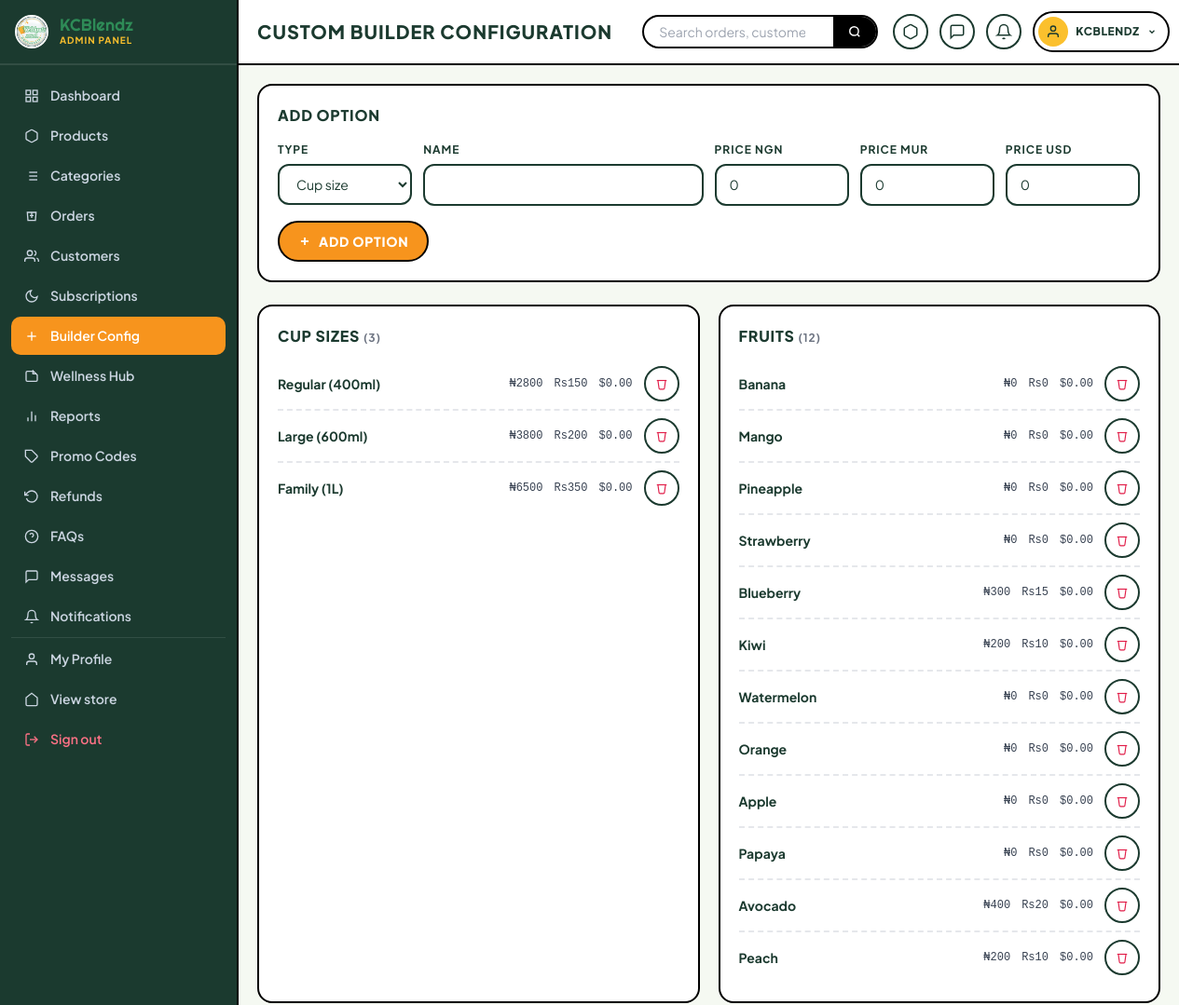
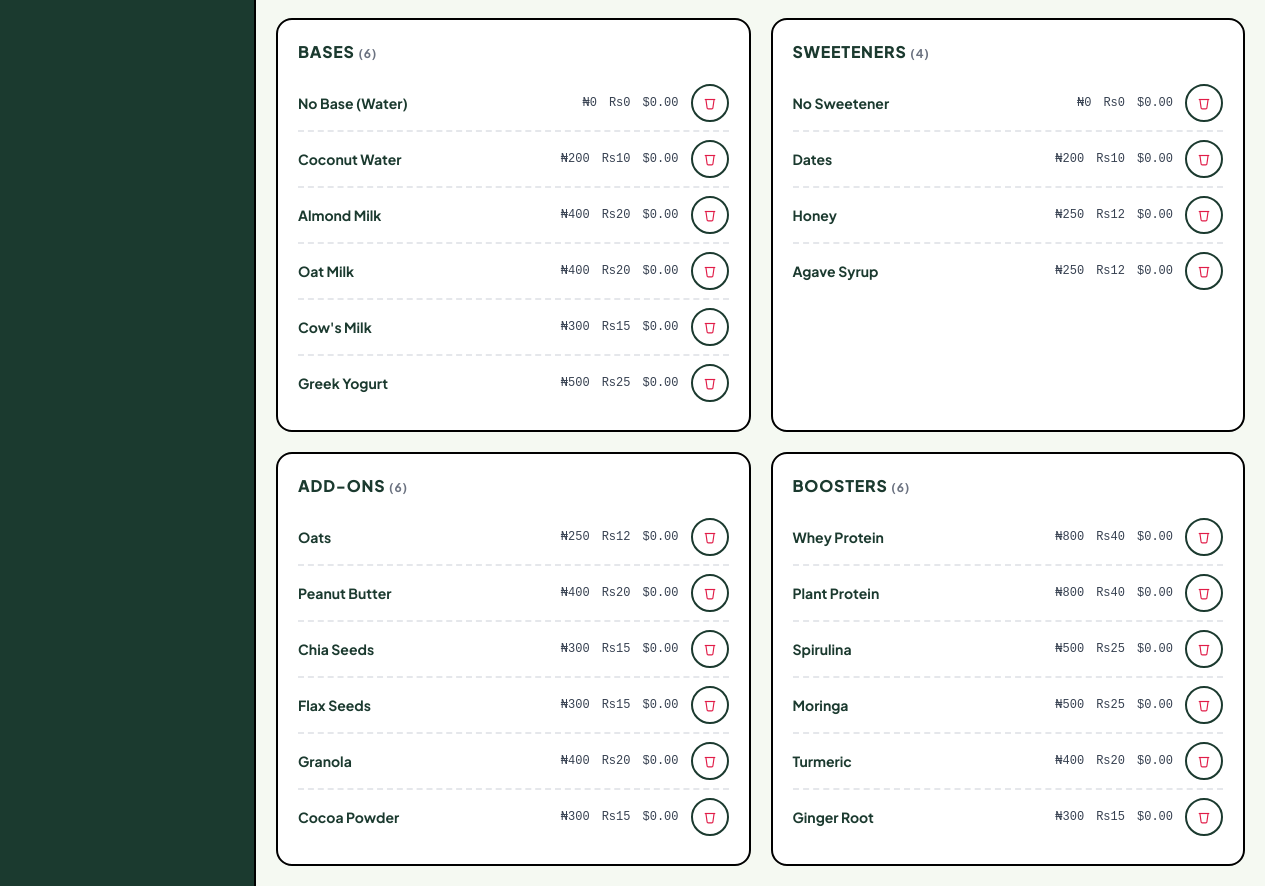
The app's page /admin/builder (signed in) with its own data (2 pictures, top to bottom).
### tables this page shows
CREATE TABLE users (
    id INTEGER PRIMARY KEY AUTOINCREMENT,
    email TEXT UNIQUE NOT NULL,
    password_hash TEXT NOT NULL,
    full_name TEXT NOT NULL,
    phone TEXT,
    role TEXT NOT NULL DEFAULT 'customer',  -- customer | admin
    status TEXT NOT NULL DEFAULT 'active',  -- active | suspended | deleted
    region TEXT,                            -- preferred region NG / MU / GL
    created_at TEXT NOT NULL DEFAULT (datetime('now')),
    last_login_at TEXT
, avatar_url TEXT, mfa_secret TEXT, mfa_enabled INTEGER NOT NULL DEFAULT 0, login_attempts INTEGER NOT NULL DEFAULT 0, locked_until TEXT);

CREATE TABLE builder_options (
    id INTEGER PRIMARY KEY AUTOINCREMENT,
    option_type TEXT NOT NULL,  -- cup_size | fruit | base | sweetener | addon | booster
    name TEXT NOT NULL,
    price_ngn REAL NOT NULL DEFAULT 0,
    price_mur REAL NOT NULL DEFAULT 0,
    price_usd REAL NOT NULL DEFAULT 0,
    image_url TEXT,
    is_active INTEGER NOT NULL DEFAULT 1,
    sort_order INTEGER NOT NULL DEFAULT 0
);

### app.py (the view, shortened to what this page needs)
@app.route("/admin/builder", methods=["GET", "POST"])
@admin_required
def admin_builder():
    opts = get_db().execute("SELECT * FROM builder_options ORDER BY option_type, sort_order").fetchall()
    grouped = {}
    for o in opts:
        grouped.setdefault(o["option_type"], []).append(o)
    return render_template("admin/builder_config.html", grouped=grouped)

### app.py (called while the page is built)
def get_db():
    if "db" not in g:
        g.db = sqlite3.connect(DB_PATH, timeout=15)
        g.db.row_factory = sqlite3.Row
        g.db.execute("PRAGMA foreign_keys = ON")
        g.db.execute("PRAGMA journal_mode = WAL")
        g.db.execute("PRAGMA synchronous = NORMAL")
        g.db.execute("PRAGMA cache_size = -16000")
        g.db.execute("PRAGMA temp_store = MEMORY")
    return g.db

@app.after_request
def _cache_static(resp):
    if request.path.startswith("/static/"):
        resp.headers["Cache-Control"] = "public, max-age=2592000"
    return resp

def current_user():
    uid = session.get("uid")
    if not uid:
        return None
    row = get_db().execute("SELECT * FROM users WHERE id=? AND status='active'", (uid,)).fetchone()
    return row

def admin_required(view):
    @wraps(view)
    def wrapper(*args, **kwargs):
        u = current_user()
        if not u or u["role"] != "admin":
            abort(403)
        return view(*args, **kwargs)
    return wrapper

def admin_unread_counts():
    db = get_db()
    u = current_user()
    if not u:
        return {"notifs": 0, "messages": 0, "orders_pending": 0}
    return {
        "notifs": db.execute("""SELECT COUNT(*) c FROM notifications
            WHERE audience='admin' AND user_id=? AND is_read=0""", (u["id"],)).fetchone()["c"],
        "messages": db.execute("""SELECT COUNT(*) c FROM contact_messages
            WHERE is_handled=0""").fetchone()["c"],
        "orders_pending": db.execute("""SELECT COUNT(*) c FROM orders
            WHERE order_status='pending'""").fetchone()["c"],
    }

def csrf_token():
    if "_csrf" not in session:
        session["_csrf"] = secrets.token_urlsafe(32)
    return session["_csrf"]

@app.before_request
def enforce_csrf():
    if request.method in ("POST", "PUT", "PATCH", "DELETE"):
        if request.path.startswith("/api/"):
            return  # api uses JSON + session
        if not check_csrf():
            abort(400, "Invalid CSRF token")

@app.after_request
def security_headers(response):
    response.headers["X-Content-Type-Options"] = "nosniff"
    response.headers["X-Frame-Options"] = "DENY"
    response.headers["Referrer-Policy"] = "strict-origin-when-cross-origin"
    response.headers["Permissions-Policy"] = "camera=(), microphone=(), geolocation=()"
    return response

### templates/admin/builder_config.html (shortened to what this page needs)
{% extends "admin/_layout.html" %}
{% set active = 'builder' %}
{% block page_title %}Custom Builder configuration{% endblock %}
{% block admin_body %}
<form method="post" action="{{ url_for('admin_builder') }}" class="bg-white rounded-2xl border-2 border-black p-5 mb-6">
  <h2 class="text-base font-extrabold uppercase tracking-wider mb-4">Add option</h2>
  <div class="grid grid-cols-2 md:grid-cols-6 gap-3">
    <div>
      <label class="label">Type</label>
      <select name="option_type" class="input w-full" required>
        <option value="cup_size">Cup size</option>
      </select>
    </div>
    <div class="col-span-2">
      <label class="label">Name</label>
      <input type="text" name="name" required class="input w-full">
    </div>
    <div>
      <label class="label">Price NGN</label>
      <input type="number" step="1" name="price_ngn" value="0" class="input w-full">
    </div>
    <div>
      <label class="label">Price MUR</label>
      <input type="number" step="1" name="price_mur" value="0" class="input w-full">
    </div>
    <div>
      <label class="label">Price USD</label>
      <input type="number" step="0.01" name="price_usd" value="0" class="input w-full">
    </div>
  </div>
  <button type="submit" class="mt-4 btn-fuchsia rounded-full px-5 py-2.5 font-extrabold uppercase tracking-wider text-sm border-2 border-black inline-flex items-center gap-2">
    <svg width="14" height="14" viewBox="0 0 24 24" fill="none" stroke="currentColor" stroke-width="3"><line x1="12" y1="5" x2="12" y2="19"/><line x1="5" y1="12" x2="19" y2="12"/></svg>
    Add option
  </button>
</form>
{% set group_labels = {'cup_size':'Cup sizes', 'fruit':'Fruits', 'base':'Bases', 'sweetener':'Sweeteners', 'addon':'Add-ons', 'booster':'Boosters'} %}
<div class="grid grid-cols-1 lg:grid-cols-2 gap-5">
  {% for key, label in group_labels.items() %}
  <div class="bg-white rounded-2xl border-2 border-black p-5">
    <h3 class="text-base font-extrabold uppercase tracking-wider mb-3">{{ label }} <span class="text-xs text-gray-500 font-bold">({{ grouped.get(key, []) | length }})</span></h3>
    {% if grouped.get(key) %}
    <ul class="divide-y-2 divide-dashed divide-gray-200 text-sm">
      {% for o in grouped[key] %}
      <li class="py-2 flex items-center gap-3">
        <p class="flex-1 font-bold">{{ o['name'] }}</p>
        <p class="text-xs font-mono text-gray-700">₦{{ '%.0f' % o['price_ngn'] }}</p>
        <p class="text-xs font-mono text-gray-700">Rs{{ '%.0f' % o['price_mur'] }}</p>
        <p class="text-xs font-mono text-gray-700">${{ '%.2f' % o['price_usd'] }}</p>
        <form action="{{ url_for('admin_builder_delete', oid=o['id']) }}" method="post" data-confirm="This option will disappear from the customer builder. Past orders keep their saved configs." data-confirm-title="Remove builder option?" data-confirm-label="Remove">
          <button type="submit" class="icon-btn text-rose-600" aria-label="Delete">
            <svg width="14" height="14" viewBox="0 0 24 24" fill="none" stroke="currentColor" stroke-width="2"><polyline points="3 6 5 6 21 6"/><path d="M19 6l-2 14a2 2 0 0 1-2 2H9a2 2 0 0 1-2-2L5 6"/></svg>
          </button>
        </form>
      </li>
      {% endfor %}
    </ul>
    {% else %}
    <p class="text-sm text-gray-500 py-2">No {{ label|lower }} configured.</p>
    {% endif %}
  </div>
  {% endfor %}
</div>
{% endblock %}

### templates/admin/_layout.html (shortened to what this page needs)
{% extends "base.html" %}
{% set hide_chrome = True %}
{% set au = admin_unread() %}
{% set u  = current_user() %}
{% block content %}
<div class="flex flex-col lg:flex-row min-h-screen bg-[var(--bg)]">
  {% include 'admin/_sidebar.html' %}
  <div class="flex-1 min-w-0">
    <header class="bg-white border-b-2 border-black sticky top-0 z-30">
      <div class="px-5 py-3 flex items-center gap-4">
        <h1 class="text-lg md:text-xl font-extrabold uppercase tracking-wider shrink-0">{% block page_title %}{% endblock %}</h1>
        <form action="{{ url_for('admin_orders') }}" method="get" class="hidden md:flex flex-1 max-w-md ml-4">
          <div class="flex w-full border-2 border-black rounded-full overflow-hidden bg-white">
            <input type="search" name="q" placeholder="Search orders, customers, products..."
                   class="flex-1 px-4 py-1.5 outline-none text-sm bg-transparent">
            <button type="submit" class="bg-black text-white px-4 text-xs font-extrabold tracking-wider" aria-label="Search">
              <svg width="14" height="14" viewBox="0 0 24 24" fill="none" stroke="currentColor" stroke-width="2.5"><circle cx="11" cy="11" r="8"/><line x1="21" y1="21" x2="16.65" y2="16.65"/></svg>
            </button>
          </div>
        </form>
        <div class="flex items-center gap-3 ml-auto">
          <a href="{{ url_for('admin_orders') }}?status=pending" class="icon-btn relative" aria-label="Pending orders" title="Pending orders">
            <svg width="18" height="18" viewBox="0 0 24 24" fill="none" stroke="currentColor" stroke-width="2"><path d="M21 16V8a2 2 0 0 0-1-1.73l-7-4a2 2 0 0 0-2 0l-7 4A2 2 0 0 0 3 8v8a2 2 0 0 0 1 1.73l7 4a2 2 0 0 0 2 0l7-4A2 2 0 0 0 21 16z"/></svg>
          </a>
          <a href="{{ url_for('admin_messages') }}" class="icon-btn relative" aria-label="Customer messages" title="Customer messages">
            <svg width="18" height="18" viewBox="0 0 24 24" fill="none" stroke="currentColor" stroke-width="2"><path d="M21 15a2 2 0 0 1-2 2H7l-4 4V5a2 2 0 0 1 2-2h14a2 2 0 0 1 2 2z"/></svg>
          </a>
          <a href="{{ url_for('admin_notifications') }}" class="icon-btn relative" aria-label="Notifications" title="Notifications">
            <svg width="18" height="18" viewBox="0 0 24 24" fill="none" stroke="currentColor" stroke-width="2"><path d="M18 8A6 6 0 0 0 6 8c0 7-3 9-3 9h18s-3-2-3-9"/><path d="M13.73 21a2 2 0 0 1-3.46 0"/></svg>
          </a>
          <div class="relative">
            <button class="flex items-center gap-2 border-2 border-black rounded-full p-1 pr-3 hover:bg-[var(--kc-yellow)]/30 transition"
                    onclick="this.nextElementSibling.classList.toggle('hidden')">
              <span class="w-8 h-8 rounded-full overflow-hidden inline-flex items-center justify-center bg-[var(--kc-yellow)]">
                {% if u and u['avatar_url'] %}
                  <img src="{{ u['avatar_url'] }}" alt="" class="w-full h-full object-cover">
                {% else %}
                  <svg width="16" height="16" viewBox="0 0 24 24" fill="none" stroke="currentColor" stroke-width="2"><path d="M20 21v-2a4 4 0 0 0-4-4H8a4 4 0 0 0-4 4v2"/><circle cx="12" cy="7" r="4"/></svg>
                {% endif %}
              </span>
              <span class="hidden md:inline text-xs font-extrabold uppercase tracking-wider">{{ (u['full_name'].split(' ')[0] if u and u['full_name'] else 'Admin') }}</span>
              <svg width="10" height="10" viewBox="0 0 24 24" fill="none" stroke="currentColor" stroke-width="3"><polyline points="6 9 12 15 18 9"/></svg>
            </button>
          </div>
        </div>
      </div>
    </header>
    <main class="p-5">
      {% block admin_body %}{% endblock %}
    </main>
  </div>
</div>
{% endblock %}

### templates/base.html (style rules this page uses)
:root { --kc-green: #2E8B57; --kc-green-deep: #1F6E43; --kc-green-soft: #6FB78F; --kc-orange: #F7941D; --kc-orange-deep: #D97706; --kc-yellow: #FBC02D; --kc-cream: #FFF8E7; --kc-bg: #F5F9F2; --kc-dark: #1B3A2F; --kc-ink: #0F2A21; --fuchsia: var(--kc-orange); --lime: var(--kc-yellow); --sky: var(--kc-green); --purple: var(--kc-green-deep); --orange: var(--kc-orange); --yellow: var(--kc-yellow); --bg: var(--kc-bg); --dark: var(--kc-dark); }
html, body { background: var(--kc-bg); }
body { font-family: 'Plus Jakarta Sans', sans-serif; color: var(--kc-dark); overflow-x: hidden; -webkit-font-smoothing: antialiased; }
.btn-fuchsia, .btn-orange { background: var(--kc-orange); color:#fff; transition: all .18s; }
.input { background:#fff; border:2px solid var(--kc-dark); padding: 10px 14px; font-size: 14px; outline:none; border-radius: 12px; transition: border-color .15s; color: var(--kc-dark); }
.input::placeholder { color: #9aa39e; }
.label { font-size: 12px; font-weight: 700; text-transform: uppercase; letter-spacing: .08em; color: var(--kc-dark); margin-bottom: 6px; display:block; }
.icon-btn { width: 36px; height: 36px; border-radius: 999px; border: 2px solid var(--kc-dark); background: #fff; display: inline-flex; align-items: center; justify-content: center; transition: background .15s, transform .15s; color: var(--kc-dark); }
.icon-btn { width:38px; height:38px; display:inline-flex; align-items:center; justify-content:center; border-radius:9999px; border:2px solid var(--kc-dark); background:#fff; color: var(--kc-dark); transition:all .15s; }
input[type=number] { -moz-appearance: textfield; }

### records on screen
users: full_name "KCBLENDZ"
builder_options: name "Regular (400ml)", price_ngn "2800", price_mur "150", price_usd "0.00"
builder_options: name "Large (600ml)", price_ngn "3800", price_mur "200", price_usd "0.00"
builder_options: name "Family (1L)", price_ngn "6500", price_mur "350", price_usd "0.00"
builder_options: name "Banana", price_ngn "0", price_mur "0", price_usd "0.00"
builder_options: name "Mango", price_ngn "0", price_mur "0", price_usd "0.00"
builder_options: name "Pineapple", price_ngn "0", price_mur "0", price_usd "0.00"
builder_options: name "Strawberry", price_ngn "0", price_mur "0", price_usd "0.00"
builder_options: name "Blueberry", price_ngn "300", price_mur "15", price_usd "0.00"
builder_options: name "Kiwi", price_ngn "200", price_mur "10", price_usd "0.00"
builder_options: name "Watermelon", price_ngn "0", price_mur "0", price_usd "0.00"
builder_options: name "Orange", price_ngn "0", price_mur "0", price_usd "0.00"
builder_options: name "Apple", price_ngn "0", price_mur "0", price_usd "0.00"
builder_options: name "Papaya", price_ngn "0", price_mur "0", price_usd "0.00"
builder_options: name "Avocado", price_ngn "400", price_mur "20", price_usd "0.00"
builder_options: name "Peach", price_ngn "200", price_mur "10", price_usd "0.00"
builder_options: name "No Base (Water)", price_ngn "0", price_mur "0", price_usd "0.00"
builder_options: name "Coconut Water", price_ngn "200", price_mur "10", price_usd "0.00"
builder_options: name "Almond Milk", price_ngn "400", price_mur "20", price_usd "0.00"
builder_options: name "Oat Milk", price_ngn "400", price_mur "20", price_usd "0.00"
builder_options: name "Cow's Milk", price_ngn "300", price_mur "15", price_usd "0.00"
builder_options: name "Greek Yogurt", price_ngn "500", price_mur "25", price_usd "0.00"
builder_options: name "No Sweetener", price_ngn "0", price_mur "0", price_usd "0.00"
builder_options: name "Dates", price_ngn "200", price_mur "10", price_usd "0.00"
builder_options: name "Honey", price_ngn "250", price_mur "12", price_usd "0.00"
builder_options: name "Agave Syrup", price_ngn "250", price_mur "12", price_usd "0.00"
builder_options: name "Oats", price_ngn "250", price_mur "12", price_usd "0.00"
builder_options: name "Peanut Butter", price_ngn "400", price_mur "20", price_usd "0.00"
builder_options: name "Chia Seeds", price_ngn "300", price_mur "15", price_usd "0.00"
builder_options: name "Flax Seeds", price_ngn "300", price_mur "15", price_usd "0.00"
builder_options: name "Granola", price_ngn "400", price_mur "20", price_usd "0.00"
builder_options: name "Cocoa Powder", price_ngn "300", price_mur "15", price_usd "0.00"
builder_options: name "Whey Protein", price_ngn "800", price_mur "40", price_usd "0.00"
builder_options: name "Plant Protein", price_ngn "800", price_mur "40", price_usd "0.00"
builder_options: name "Spirulina", price_ngn "500", price_mur "25", price_usd "0.00"
builder_options: name "Moringa", price_ngn "500", price_mur "25", price_usd "0.00"
builder_options: name "Turmeric", price_ngn "400", price_mur "20", price_usd "0.00"
builder_options: name "Ginger Root", price_ngn "300", price_mur "15", price_usd "0.00"

### other values on screen
{{ label }} "CUP SIZES" "FRUITS" "BASES" "SWEETENERS" "ADD-ONS" "BOOSTERS"
{{ grouped.get(key, []) | length }} "3" "12" "6" "4" "6" "6"
